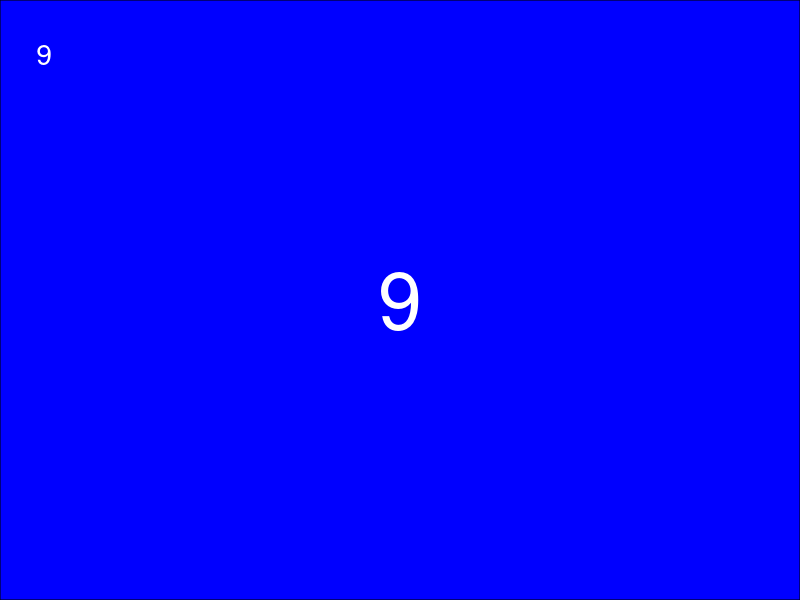

Reproduce this figure in R. (Note: this script raises an error after producing the figure.)
library(ggplot2)
library(tibble)
library(dplyr)
library(purrr)
library(glue)
library(tidyr)

make_card <- function(a, bgcolour, fontcolor) {
  layout <- tibble(x = c(0,0,1,1,0.5), 
                   y = c(0,0.95,0,1,0.5), 
                   text = c('', a, '', '', a),
                   fontsize = c(1,3,1,1,20),
                   just = c('left', 'left', 'right', 'right', 'center'), 
                   colour = as.factor(c(1, 2, 3, 4, 5)))
  
  card <- layout %>%
    ggplot(aes(x = x, y = y)) +
    geom_text(aes(label = text, size = fontsize, hjust = just, colour = colour),
              alpha = 1) +
    guides(size = F, colour = F) +
    scale_size(range=c(1,20)) +
    scale_colour_manual(values=c('black', fontcolor, 'red', 'blue', fontcolor)) +
    theme_void() +
    theme(plot.background = element_rect(fill = bgcolour))
  
  ggsave(glue('card_{a}_{bgcolour}.png'), width = 1.03, height = 1.60, units = 'in', dpi = 100)
}

make_card('9', 'blue', 'white')

card_list <- expand_grid(rank = 1:15, suit = c('blue', 'red', 'green', 'yellow', 'black'))

card_list <- card_list %>%
  mutate(textcol = ifelse(suit %in% c('yellow', 'green'), 'black', 'white'))

pwalk(list(card_list$rank, card_list$suit), make_card)
